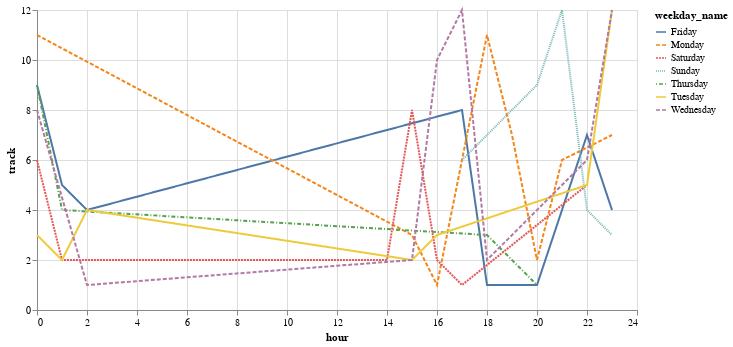

Write notebook code for a chart like this one.
### Code cell
alt.Chart(weekday_hour_counts).mark_line().encode(
    x='hour',
    y='track',
    color='weekday_name',
    strokeDash='weekday_name',
).properties(
    width=600,
)

### Figure 1 — Vega-Lite specification as saved in the notebook (floating-point values rounded to 4 significant figures)
{"config": {"view": {"continuousWidth": 400, "continuousHeight": 300}}, "data": {"name": "data-1e09ecbc3a6569d631dae7baa5e0805b"}, "mark": "line", "encoding": {"color": {"type": "nominal", "field": "weekday_name"}, "strokeDash": {"type": "nominal", "field": "weekday_name"}, "x": {"type": "quantitative", "field": "hour"}, "y": {"type": "quantitative", "field": "track"}}, "width": 600, "$schema": "https://vega.github.io/schema/vega-lite/v4.8.1.json", "datasets": {"data-1e09ecbc3a6569d631dae7baa5e0805b": [{"weekday_name": "Friday", "hour": 0, "track": 9}, {"weekday_name": "Friday", "hour": 1, "track": 5}, {"weekday_name": "Friday", "hour": 2, "track": 4}, {"weekday_name": "Friday", "hour": 17, "track": 8}, {"weekday_name": "Friday", "hour": 18, "track": 1}, {"weekday_name": "Friday", "hour": 20, "track": 1}, {"weekday_name": "Friday", "hour": 22, "track": 7}, {"weekday_name": "Friday", "hour": 23, "track": 4}, {"weekday_name": "Monday", "hour": 0, "track": 11}, {"weekday_name": "Monday", "hour": 15, "track": 3}, {"weekday_name": "Monday", "hour": 16, "track": 1}, {"weekday_name": "Monday", "hour": 18, "track": 11}, {"weekday_name": "Monday", "hour": 19, "track": 7}, {"weekday_name": "Monday", "hour": 20, "track": 2}, {"weekday_name": "Monday", "hour": 21, "track": 6}, {"weekday_name": "Monday", "hour": 23, "track": 7}, {"weekday_name": "Saturday", "hour": 0, "track": 6}, {"weekday_name": "Saturday", "hour": 1, "track": 2}, {"weekday_name": "Saturday", "hour": 11, "track": 2}, {"weekday_name": "Saturday", "hour": 14, "track": 2}, {"weekday_name": "Saturday", "hour": 15, "track": 8}, {"weekday_name": "Saturday", "hour": 16, "track": 2}, {"weekday_name": "Saturday", "hour": 17, "track": 1}, {"weekday_name": "Saturday", "hour": 22, "track": 5}, {"weekday_name": "Sunday", "hour": 17, "track": 6}, {"weekday_name": "Sunday", "hour": 20, "track": 9}, {"weekday_name": "Sunday", "hour": 21, "track": 12}, {"weekday_name": "Sunday", "hour": 22, "track": 4}, {"weekday_name": "Sunday", "hour": 23, "track": 3}, {"weekday_name": "Thursday", "hour": 0, "track": 9}, {"weekday_name": "Thursday", "hour": 1, "track": 4}, {"weekday_name": "Thursday", "hour": 18, "track": 3}, {"weekday_name": "Thursday", "hour": 20, "track": 1}, {"weekday_name": "Tuesday", "hour": 0, "track": 3}, {"weekday_name": "Tuesday", "hour": 1, "track": 2}, {"weekday_name": "Tuesday", "hour": 2, "track": 4}, {"weekday_name": "Tuesday", "hour": 15, "track": 2}, {"weekday_name": "Tuesday", "hour": 16, "track": 3}, {"weekday_name": "Tuesday", "hour": 22, "track": 5}, {"weekday_name": "Tuesday", "hour": 23, "track": 12}, {"weekday_name": "Wednesday", "hour": 0, "track": 8}, {"weekday_name": "Wednesday", "hour": 2, "track": 1}, {"weekday_name": "Wednesday", "hour": 15, "track": 2}, {"weekday_name": "Wednesday", "hour": 16, "track": 10}, {"weekday_name": "Wednesday", "hour": 17, "track": 12}, {"weekday_name": "Wednesday", "hour": 18, "track": 2}, {"weekday_name": "Wednesday", "hour": 22, "track": 6}, {"weekday_name": "Wednesday", "hour": 23, "track": 12}]}}
